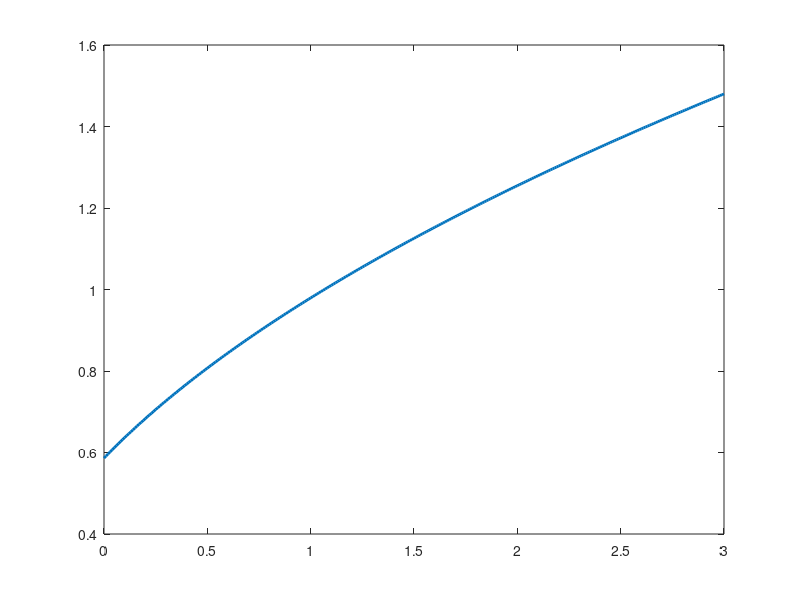

MATLAB code to generate this figure: (Note: this script raises an error after producing the figure.)
%% LQR synthesis from the identified plant
% *Two-wheeled self-balancing robot — dissertation reproduction script, chapter 3*
% 
% This Live Script reproduces the LQR synthesis reported in section 3.5.6 
% and validated in section 4.6. It loads the identified state-space plant 
% from Stage 2, solves the continuous-time algebraic Riccati equation with 
% weights $Q = \mathrm{diag}(100, 1)$ and $R = 1$, maps the resulting 
% state-feedback gain onto the cascade's proportional gains using the 
% algebraic identity $K_\theta = K_{p,q} K_{p,\theta}$, $K_q = K_{p,q}$, 
% and evaluates the closed-loop eigenvalues against three gain combinations:
%% 
% * the LQR design point $(7.0, 37.0)$ — dominant pole at 0.78 Hz (real, overdamped);
% * the bandwidth-widening attempt $(?, ?)$ at 1.20 Hz — which produced 
% the limit cycle in session 022943;
% * the retuned deployed gains $(10, 18)$ — complex pair at 0.59 Hz.
% 
% *Expected output:*
%% 
% * $K = [K_\theta, K_q] \approx [259.94, 37.01]$
% * Cascade proportional gains $K_{p,q} \approx 37.0$, $K_{p,\theta} \approx 7.02$
% * LQR closed-loop poles at approximately $-4.99, -7.01$ s$^{-1}$
% * Retuned closed-loop poles at approximately $-3.445 \pm 1.316j$ s$^{-1}$
%% Load identified plant
clear; clc; close all;

if isfile('stage2_params.mat')
    S = load('stage2_params.mat');
    A = S.A;  B = S.B;  g = S.g;  l_eff = S.l_eff;  d_eff = S.d_eff;  k_u = S.k_u;
    fprintf('Loaded identified plant from stage2_params.mat\n');
else
    warning('stage2_params.mat not found; using dissertation-reported values.');
    g = 9.81;  l_eff = 0.28;  d_eff = 2.03;  k_u = -0.270;
    A = [0, 1; g/l_eff, -d_eff];
    B = [0; k_u];
end

fprintf('\nPlant:\n');
fprintf('  A = [%+7.3f %+7.3f; %+7.3f %+7.3f]\n', A(1,1), A(1,2), A(2,1), A(2,2));
fprintf('  B = [%+7.3f; %+7.3f]\n', B(1), B(2));

fprintf('\nOpen-loop eigenvalues (unstable upright): ');
disp(eig(A)');
%% LQR synthesis
% The weights express the engineering judgement that pitch error is the 
% primary state to regulate (100:1 against pitch rate) and that $R = 1$ fixes 
% the absolute scale of the cost.
Q = diag([100, 1]);
R = 1;

fprintf('\nLQR weights:\n');
disp(Q)
fprintf('  R = %.1f\n\n', R);

% Requires Control System Toolbox (lqr + care).  If not available, a manual 
% CARE solver via matrix Hamiltonian is provided below as a fallback.
try
    [K_state, P, cl_poles] = lqr(A, B, Q, R);
    fprintf('Used lqr() from Control System Toolbox.\n');
catch
    warning('lqr() unavailable; solving CARE manually via the Hamiltonian.');
    [K_state, P] = manualCARE(A, B, Q, R);
    cl_poles = eig(A - B*K_state);
end

K_theta = K_state(1);
K_q     = K_state(2);

fprintf('\n---- LQR state-feedback gain ----\n');
fprintf('  K = [K_theta, K_q] = [%.3f, %.3f]\n', K_theta, K_q);
fprintf('  LQR closed-loop poles = ');
disp(cl_poles')
%% Cascade mapping
% The cascade architecture does not implement full-state feedback as a single 
% operation; the outer loop produces a rate setpoint from pitch, and the inner 
% loop produces the motor command from rate error. The equivalent proportional 
% gains satisfy
% 
% $$K_\theta = K_{p,q} K_{p,\theta}, \quad K_q = K_{p,q}.$$
Kp_q_LQR     = K_q;
Kp_theta_LQR = K_theta / K_q;

fprintf('\n---- LQR-derived cascade gains ----\n');
fprintf('  K_{p,theta} = K_theta / K_q = %.4f\n', Kp_theta_LQR);
fprintf('  K_{p,q}     = K_q           = %.4f\n', Kp_q_LQR);
fprintf('(Reported in dissertation as K_{p,theta}=7.0, K_{p,q}=37.0.)\n');

%% Verification: closed-loop under cascade mapping
% Evaluate the closed-loop system $\dot x = (A + BK_{\mathrm{cascade}})x$, where 
% $K_{\mathrm{cascade}} = [K_{p,q} K_{p,\theta}, K_{p,q}]$. Because we just 
% computed the equivalence, the closed-loop poles should match the LQR poles.
K_cascade_LQR = [Kp_q_LQR * Kp_theta_LQR, Kp_q_LQR];
A_cl_LQR = A + B * (-K_cascade_LQR);      % A - B*K_state
cl_poles_cascade = eig(A_cl_LQR);
fprintf('\nClosed-loop poles via cascade mapping: ');
disp(cl_poles_cascade')
fprintf('(These should match the LQR poles above; discrepancy indicates a ');
fprintf('mapping error.)\n');
%% Retuned gains and closed-loop analysis
% The deployed gains under which the headline results are obtained are 
% $K_{p,\theta} = 10$ and $K_{p,q} = 18$. The cascade's total angle gain drops 
% from $K_\theta = 259$ under LQR to $K_\theta = 180$ under the retune — a 
% reduction to approximately 70% of the LQR value.
Kp_theta_retune = 10;
Kp_q_retune     = 18;

K_cascade_retune = [Kp_q_retune * Kp_theta_retune, Kp_q_retune];
A_cl_retune = A + B * (-K_cascade_retune);
cl_poles_retune = eig(A_cl_retune);

fprintf('\n---- Retuned closed-loop (deployed) ----\n');
fprintf('  K_{p,theta} = %d, K_{p,q} = %d\n', Kp_theta_retune, Kp_q_retune);
fprintf('  K_theta     = K_{p,q} * K_{p,theta} = %d\n', Kp_q_retune*Kp_theta_retune);
fprintf('  Retuned poles: ');
disp(cl_poles_retune')

% Natural frequency and damping ratio
if any(imag(cl_poles_retune) ~= 0)
    p = cl_poles_retune(1);
    wn = abs(p);
    zeta = -real(p) / wn;
    f_n = wn / (2*pi);
    fprintf('  Natural frequency   = %.3f rad/s (%.3f Hz)\n', wn, f_n);
    fprintf('  Damping ratio zeta  = %.3f\n', zeta);
    fprintf('(Dissertation reports f_n ~ 0.59 Hz and zeta ~ 0.93.)\n');
end
%% Gain-scheduler bandwidth growth (failure-mechanism check)
% The outer-loop gain schedule is $K_{p,\theta}^{\mathrm{eff}} = K_{p,\theta} + a_\theta|e_\theta|$ 
% with $a_\theta = 5$. The closed-loop natural frequency grows as $|e_\theta|$ grows:
% 
% $$\omega_n(e_\theta) = \sqrt{|k_u|\,K_{p,q}(K_{p,\theta} + a_\theta|e_\theta|) - g/l_{\mathrm{eff}}}.$$
% 
% The dissertation shows that this crosses the complementary filter's 0.98 Hz 
% corner at $|e_\theta| \approx 1.0°$, and reaches 1.20 Hz (the observed 
% limit-cycle bandwidth) at $|e_\theta| \approx 1.78°$.
a_theta = 5;
e_theta_grid = 0:0.01:3;
wn_grid = zeros(size(e_theta_grid));
for i = 1:numel(e_theta_grid)
    Kp_eff = Kp_theta_retune + a_theta * e_theta_grid(i);
    arg = abs(k_u) * Kp_q_retune * Kp_eff - g/l_eff;
    wn_grid(i) = sqrt(max(arg, 0));
end
fn_grid = wn_grid / (2*pi);

figure('Name','Gain-scheduler bandwidth growth','Color','w');
plot(e_theta_grid, fn_grid, 'LineWidth', 2); hold on;
yline(0.98, '--r', 'CF corner 0.98 Hz');
yline(1.20, '--k', 'Limit-cycle bandwidth 1.20 Hz');
xlabel('|e_\theta| [deg]'); ylabel('Closed-loop natural frequency [Hz]');
title('Gain-scheduler-driven bandwidth growth with tracking error');
grid on;

% Find the error magnitudes at which f_n crosses the two thresholds
e_cross_cf = interp1(fn_grid, e_theta_grid, 0.98, 'linear');
e_cross_lc = interp1(fn_grid, e_theta_grid, 1.20, 'linear');
fprintf('\n---- Failure-mechanism arithmetic ----\n');
fprintf('  omega_n(0) = %.3f Hz   (quiescent)\n', fn_grid(1));
fprintf('  f_n crosses 0.98 Hz at |e_theta| = %.3f deg\n', e_cross_cf);
fprintf('  f_n crosses 1.20 Hz at |e_theta| = %.3f deg\n', e_cross_lc);
fprintf('(Dissertation reports crossings at ~1.00 and ~1.78 deg.)\n');
%% Save for the next script
save('cascade_params.mat', 'A', 'B', 'Kp_theta_LQR', 'Kp_q_LQR', ...
     'Kp_theta_retune', 'Kp_q_retune', 'a_theta', 'k_u', 'l_eff', 'd_eff', 'g');
fprintf('\nSaved cascade_params.mat for the balance-analysis script.\n');
%% Local fallback: manual CARE via the Hamiltonian matrix
% Used only if the Control System Toolbox is not available. Solves the CARE
%   A'P + PA - PBR^-1B'P + Q = 0
% by diagonalising the Hamiltonian $H = [A,-BR^{-1}B';-Q,-A']$ and selecting 
% the stable invariant subspace.
function [K, P] = manualCARE(A, B, Q, R)
    n = size(A, 1);
    H = [A, -B*(R\B'); -Q, -A'];
    [V, D] = eig(H);
    d = diag(D);
    stableIdx = find(real(d) < 0);
    if numel(stableIdx) ~= n
        error('CARE: wrong number of stable eigenvalues (%d, expected %d).', ...
            numel(stableIdx), n);
    end
    Vs = V(:, stableIdx);
    X1 = Vs(1:n, :);
    X2 = Vs(n+1:end, :);
    P = real(X2 / X1);
    K = R \ (B' * P);
end
